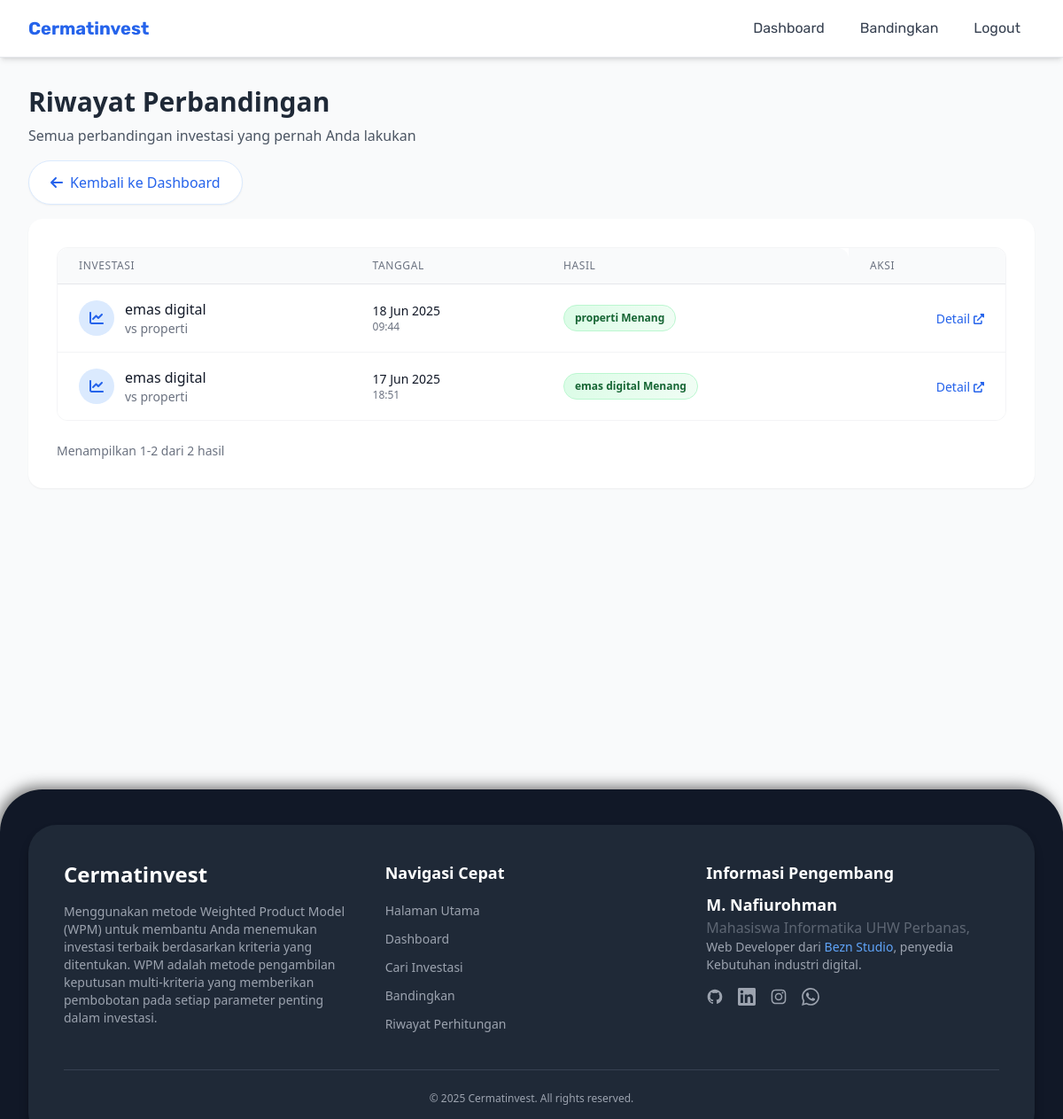
The page /histori.php (signed in) on the database its author committed.
### tables this page shows
CREATE TABLE `perbandingan` (
  `id` int(11) NOT NULL,
  `id_user` int(11) NOT NULL,
  `nama_investasi_1` varchar(255) NOT NULL,
  `nama_investasi_2` varchar(255) NOT NULL,
  `winner` varchar(255) NOT NULL,
  `persentase_1` decimal(5,2) NOT NULL,
  `persentase_2` decimal(5,2) NOT NULL,
  `tujuan_investasi` varchar(50) NOT NULL,
  `tanggal` datetime NOT NULL
);

### histori.php (the view, shortened to what this page needs)
<?php
require_once 'config/database.php';
include 'includes/header.php';
$user_id = $_SESSION['user_id'];
$perPage = 10;
$page = isset($_GET['page']) ? (int)$_GET['page'] : 1;
$page = max($page, 1);
$offset = ($page - 1) * $perPage;
try {
    $stmt = $pdo->prepare("SELECT COUNT(*) FROM perbandingan WHERE id_user = ?");
    $stmt->execute([$user_id]);
    $total = $stmt->fetchColumn();
    $stmt = $pdo->prepare("
        SELECT
            id,
            nama_investasi_1,
            nama_investasi_2,
            winner,
            tanggal
        FROM perbandingan
        WHERE id_user = :user_id
        ORDER BY tanggal DESC
        LIMIT :limit OFFSET :offset
    ");
    $stmt->bindParam(':user_id', $user_id, PDO::PARAM_INT);
    $stmt->bindParam(':limit', $perPage, PDO::PARAM_INT);
    $stmt->bindParam(':offset', $offset, PDO::PARAM_INT);
    $stmt->execute();
    $history = $stmt->fetchAll(PDO::FETCH_ASSOC);
} catch (PDOException $e) {
    echo "<div class='bg-red-100 border border-red-400 text-red-700 px-4 py-3 rounded relative mb-4'>";
    echo "Database Error: " . $e->getMessage();
    echo "</div>";
    $history = [];
    $total = 0;
    $totalPages = 0;
}
?>
<!DOCTYPE html>
<html lang="en" class="scroll-smooth">
<head>
    <link rel="stylesheet" href="https://cdnjs.cloudflare.com/ajax/libs/font-awesome/6.0.0/css/all.min.css">
    <script src="https://cdn.tailwindcss.com"></script>
</head>
<body class="font-rubik bg-gray-50">
    <div class="min-h-screen flex flex-col">
        <main class="flex-grow p-6 md:p-8">
            <div class="max-w-7xl mx-auto">
                <div class="m4-8">
                    <h1 class="text-2xl md:text-3xl font-bold text-gray-800 mb-2">Riwayat Perbandingan</h1>
                    <p class="text-gray-600">Semua perbandingan investasi yang pernah Anda lakukan</p>
                </div>
            <div class="mt-4 mb-4">
                <a href="dashboard.php"
                class="inline-flex items-center bg-white text-blue-600 px-6 py-3 rounded-full font-medium hover:bg-blue-50 transition duration-300 border border-blue-100 shadow-sm">
                    <i class="fas fa-arrow-left mr-2"></i>
                    <span>Kembali ke Dashboard</span>
                </a>
            </div>
                <div class="bg-white p-6 md:p-8 rounded-2xl shadow-sm">
                    <?php if (!empty($history)): ?>
                        <div class="overflow-x-auto rounded-xl border border-gray-100 mb-6">
                            <table class="min-w-full divide-y divide-gray-200">
                                <thead class="bg-gray-50">
                                    <tr>
                                        <th class="px-6 py-3 text-left text-xs font-medium text-gray-500 uppercase tracking-wider rounded-tl-xl">Investasi</th>
                                        <th class="px-6 py-3 text-left text-xs font-medium text-gray-500 uppercase tracking-wider">Tanggal</th>
                                        <th class="px-6 py-3 text-left text-xs font-medium text-gray-500 uppercase tracking-wider rounded-tr-xl">Hasil</th>
                                        <th class="px-6 py-3 text-left text-xs font-medium text-gray-500 uppercase tracking-wider rounded-tr-xl">Aksi</th>
                                    </tr>
                                </thead>
                                <tbody class="bg-white divide-y divide-gray-100">
                                    <?php foreach ($history as $item): ?>
                                        <tr class="hover:bg-gray-50 transition duration-150">
                                            <td class="px-6 py-4 whitespace-nowrap">
                                                <div class="flex items-center gap-3">
                                                    <div class="flex-shrink-0 h-10 w-10 bg-blue-100 rounded-full flex items-center justify-center">
                                                        <i class="fas fa-chart-line text-blue-600"></i>
                                                    </div>
                                                    <div>
                                                        <div class="font-medium text-gray-900"><?php echo htmlspecialchars($item['nama_investasi_1']); ?></div>
                                                        <div class="text-sm text-gray-500">vs <?php echo htmlspecialchars($item['nama_investasi_2']); ?></div>
                                                    </div>
                                                </div>
                                            </td>
                                            <td class="px-6 py-4 whitespace-nowrap">
                                                <div class="text-sm text-gray-900 font-medium"><?php echo date('d M Y', strtotime($item['tanggal'])); ?></div>
                                                <div class="text-xs text-gray-500"><?php echo date('H:i', strtotime($item['tanggal'])); ?></div>
                                            </td>
                                            <td class="px-6 py-4 whitespace-nowrap">
                                                <span class="px-3 py-1 inline-flex text-xs leading-5 font-semibold rounded-full bg-gradient-to-r from-green-100 to-green-50 text-green-800 border border-green-200">
                                                    <?php echo htmlspecialchars($item['winner']); ?> Menang
                                                </span>
                                            </td>
                                            <td class="px-6 py-4 whitespace-nowrap text-right">
                                                <a href="detail_hasil.php?id=<?php echo $item['id']; ?>" class="text-blue-600 hover:text-blue-900 font-medium text-sm inline-flex items-center gap-1">
                                                    Detail <i class="fas fa-external-link-alt text-xs"></i>
                                                </a>
                                            </td>
                                        </tr>
                                    <?php endforeach; ?>
                                </tbody>
                            </table>
                        </div>
                        <div class="flex items-center justify-between">
                            <div class="text-sm text-gray-500">
                                Menampilkan <?php echo ($offset + 1); ?>-<?php echo min($offset + $perPage, $total); ?> dari <?php echo $total; ?> hasil
                            </div>
                        </div>
                    <?php endif; ?>
                </div>
            </div>
        </main>
        <?php include 'includes/footer.php'; ?>
    </div>
</body>
</html>

### rows shown on the page
perbandingan: nama_investasi_1 "emas digital", nama_investasi_2 "properti", tanggal "18 Jun 2025", tanggal "09:44", winner "properti"
perbandingan: nama_investasi_1 "emas digital", nama_investasi_2 "properti", tanggal "17 Jun 2025", tanggal "18:51", winner "emas digital"

### other values the page prints
$offset + 1 "1"
min($offset + $perPage, $total) "2"
$total "2"
